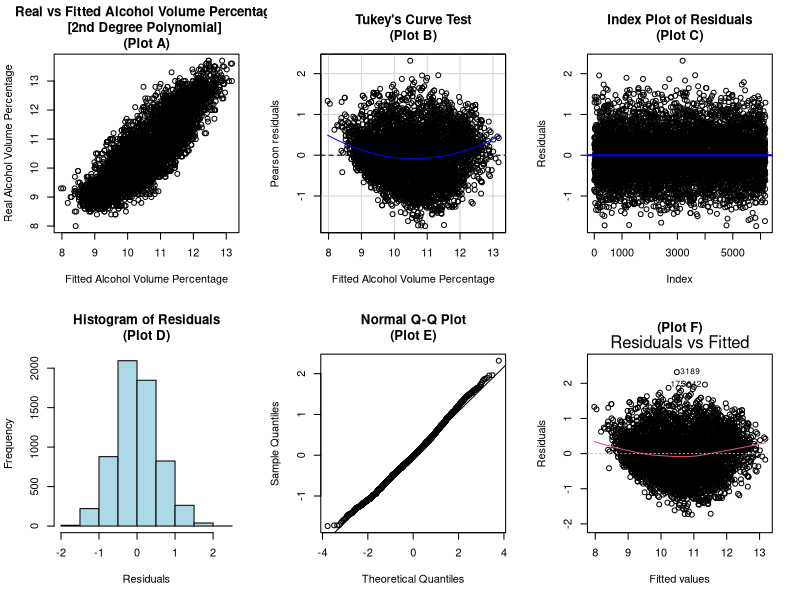
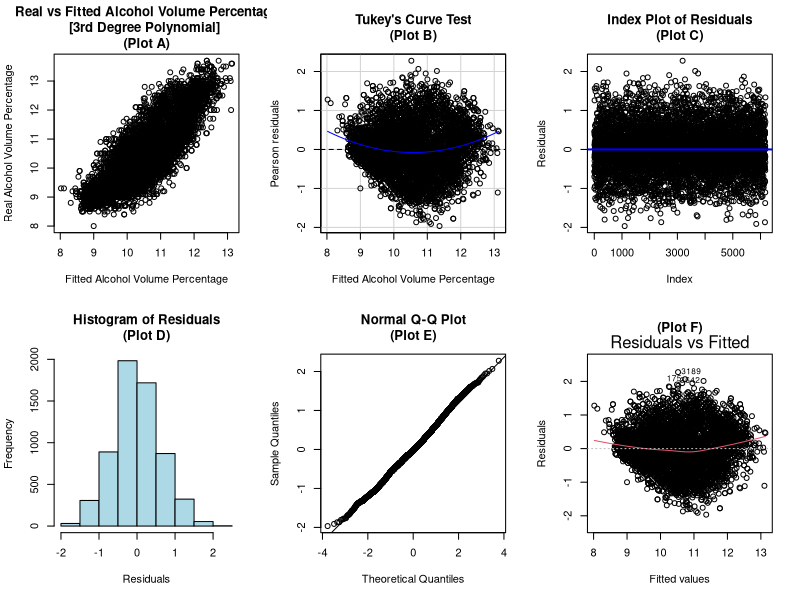

Generate these figures, in order, with R:
# Derin Gezgin | Johnny Andreasen | Sababa Ahmed
# Fall 2024 | STA 207: Advanced Regression Techniques
# Data Analysis Project | Complete Code
# 9. Using a polynomial model
#
#
#

library(car)
library(lmtest)

################## FUNCTION FOR CHECKING LINE CONDITIONS##################

line_assumption_checks = function(y_var, model, model_type, y_lab) {
    # Setting up the grid-space for plotting
    par(mfrow = c(2, 3))
    
    ##### Checking for the Linearity Assumption #####
    # Real vs Fitted Values Plot #
    plot(x = model$fitted.values,
         y = y_var,
         xlab = paste("Fitted", y_lab), 
         ylab = "Real Alcohol Volume Percentage", 
         main = paste("Real vs Fitted", model_type, "\n(Plot A)"))
    abline(h = 0, col = "red", lwd = 2)
    
    # Tukey Test #
    tukey.test = residualPlot(model,
                              main = "Tukey's Curve Test\n(Plot B)",
                              xlab=paste("Fitted", y_lab))
    print(tukey.test)
    
    ##### Checking the Independence Assumption #####
    # Index Plot of Residuals #
    plot(model$residuals, 
         ylab = "Residuals", 
         xlab = "Index", 
         main = "Index Plot of Residuals\n(Plot C)")
    abline(h = mean(model$residuals), col = "blue", lwd = 2)
    
    ##### Checking the Normality Assumption #####
    # Histogram of Residuals #
    hist(model$residuals, 
         main = "Histogram of Residuals\n(Plot D)", 
         xlab = "Residuals", 
         col = "lightblue", 
         border = "black")
    
    # Q-Q Plot #
    qqnorm(model$residuals, main = "Normal Q-Q Plot\n(Plot E)")
    qqline(model$residuals)
    
    ##### Homoscedasticity Assumption #####
    # Residuals vs Fitted Values Plot #
    plot(model, 
         which = 1,
         main=paste("(Plot F)"))
    
    # BP Test #
    bp_test = bptest(model)
    print(bp_test)
    
    # Reset plotting layout
    par(mfrow = c(1, 1))
}
################################################################################

### Loading Data ###
wine_data = read.csv("winequality_cleaned.csv")

# As the data was manually merged, this shuffles the data -with a set random seed-
# to ensure that there is no bias because of the index of data.
PCH = 19
CEX = 0.3


### Response Variable ###
Y = wine_data$alcohol

### Predictor Variables ###
X1 = wine_data$residual.sugar
X2 = wine_data$density
X3 = wine_data$pH
X4 = wine_data$fixed.acidity

### 2nd-Degree Polynomial ###
poly_model = lm(Y ~ I(X1^2) + I(X2^2) + I(X3^2) + I(X4^2))
summary(poly_model)
line_assumption_checks(Y, poly_model, "Alcohol Volume Percentage\n[2nd Degree Polynomial]", "Alcohol Volume Percentage")

### 3rd-Degree Polynomial ###
poly_model = lm(Y ~ I(X1^3) + I(X2^3) + I(X3^3) + I(X4^3))
summary(poly_model)
line_assumption_checks(Y, poly_model, "Alcohol Volume Percentage\n[3rd Degree Polynomial]", "Alcohol Volume Percentage")
